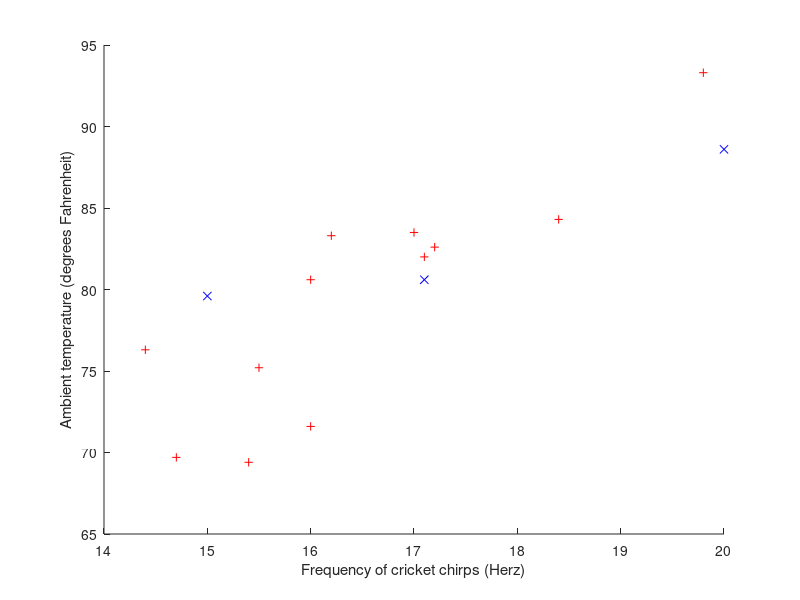

Reproduce this figure in MATLAB. (Note: this script raises an error after producing the figure.)
function ex2(random_seed)

if nargin < 1
  random_seed = 0;
end

if random_seed ~= 0
  % Setting the seed for the random generator.
  rand('seed', random_seed);
end

load('chirps.mat');

chirps = chirps(randperm(size(chirps, 1)), :);
train = chirps(1:12, :);
test = chirps(13:15, :);

figure()
hold on;
plot(train(:, 1), train(:, 2), 'r+');
plot(test(:, 1), test(:, 2), 'bx');
xlabel('Frequency of cricket chirps (Herz)');
ylabel('Ambient temperature (degrees Fahrenheit)');
for i=1:size(test, 1)
  label = gaussian_process(train(:, 1), train(:, 2), squared_exponential(0.5, 0.5), 1e-7, test(i, 1));
  plot(test(i, 1), label, 'mo');
end
hold off;
